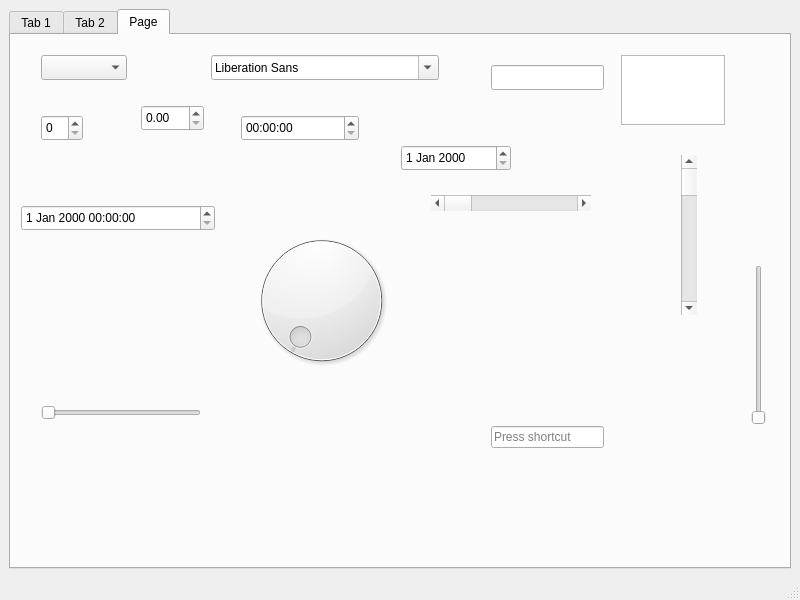
<?xml version="1.0" encoding="UTF-8"?>
<ui version="4.0">
 <class>MainWindow</class>
 <widget class="QMainWindow" name="MainWindow">
  <property name="geometry">
   <rect>
    <x>0</x>
    <y>0</y>
    <width>800</width>
    <height>600</height>
   </rect>
  </property>
  <property name="windowTitle">
   <string>MainWindow</string>
  </property>
  <widget class="QWidget" name="centralwidget">
   <layout class="QHBoxLayout" name="horizontalLayout">
    <item>
     <widget class="QTabWidget" name="ItemViews">
      <property name="currentIndex">
       <number>2</number>
      </property>
      <widget class="QWidget" name="tab">
       <attribute name="title">
        <string>Tab 1</string>
       </attribute>
       <layout class="QHBoxLayout" name="horizontalLayout_2">
        <item>
         <widget class="QColumnView" name="columnView"/>
        </item>
        <item>
         <widget class="QUndoView" name="undoView"/>
        </item>
        <item>
         <widget class="QTableView" name="tableView"/>
        </item>
        <item>
         <widget class="QListView" name="listView"/>
        </item>
        <item>
         <widget class="QTreeView" name="treeView"/>
        </item>
       </layout>
      </widget>
      <widget class="QWidget" name="tab_2">
       <attribute name="title">
        <string>Tab 2</string>
       </attribute>
       <layout class="QVBoxLayout" name="verticalLayout_2">
        <item>
         <widget class="QPushButton" name="pushButton">
          <property name="text">
           <string>PushButton</string>
          </property>
         </widget>
        </item>
        <item>
         <widget class="QToolButton" name="toolButton">
          <property name="text">
           <string>...</string>
          </property>
         </widget>
        </item>
        <item>
         <widget class="QRadioButton" name="radioButton">
          <property name="text">
           <string>RadioButton</string>
          </property>
         </widget>
        </item>
        <item>
         <widget class="QDialogButtonBox" name="buttonBox">
          <property name="standardButtons">
           <set>QDialogButtonBox::Cancel|QDialogButtonBox::Ok</set>
          </property>
         </widget>
        </item>
        <item>
         <widget class="QCheckBox" name="checkBox">
          <property name="text">
           <string>CheckBox</string>
          </property>
         </widget>
        </item>
        <item>
         <widget class="QCommandLinkButton" name="commandLinkButton">
          <property name="text">
           <string>CommandLinkButton</string>
          </property>
         </widget>
        </item>
       </layout>
      </widget>
      <widget class="QWidget" name="tab_3">
       <attribute name="title">
        <string>Page</string>
       </attribute>
       <widget class="QComboBox" name="comboBox">
        <property name="geometry">
         <rect>
          <x>30</x>
          <y>20</y>
          <width>86</width>
          <height>25</height>
         </rect>
        </property>
       </widget>
       <widget class="QFontComboBox" name="fontComboBox">
        <property name="geometry">
         <rect>
          <x>200</x>
          <y>20</y>
          <width>228</width>
          <height>25</height>
         </rect>
        </property>
       </widget>
       <widget class="QLineEdit" name="lineEdit">
        <property name="geometry">
         <rect>
          <x>480</x>
          <y>30</y>
          <width>113</width>
          <height>25</height>
         </rect>
        </property>
       </widget>
       <widget class="QPlainTextEdit" name="plainTextEdit">
        <property name="geometry">
         <rect>
          <x>610</x>
          <y>20</y>
          <width>104</width>
          <height>70</height>
         </rect>
        </property>
       </widget>
       <widget class="QSpinBox" name="spinBox">
        <property name="geometry">
         <rect>
          <x>30</x>
          <y>80</y>
          <width>42</width>
          <height>26</height>
         </rect>
        </property>
       </widget>
       <widget class="QDoubleSpinBox" name="doubleSpinBox">
        <property name="geometry">
         <rect>
          <x>130</x>
          <y>70</y>
          <width>63</width>
          <height>26</height>
         </rect>
        </property>
       </widget>
       <widget class="QTimeEdit" name="timeEdit">
        <property name="geometry">
         <rect>
          <x>230</x>
          <y>80</y>
          <width>118</width>
          <height>26</height>
         </rect>
        </property>
       </widget>
       <widget class="QDateEdit" name="dateEdit">
        <property name="geometry">
         <rect>
          <x>390</x>
          <y>110</y>
          <width>110</width>
          <height>26</height>
         </rect>
        </property>
       </widget>
       <widget class="QDateTimeEdit" name="dateTimeEdit">
        <property name="geometry">
         <rect>
          <x>10</x>
          <y>170</y>
          <width>194</width>
          <height>26</height>
         </rect>
        </property>
       </widget>
       <widget class="QDial" name="dial">
        <property name="geometry">
         <rect>
          <x>220</x>
          <y>190</y>
          <width>181</width>
          <height>151</height>
         </rect>
        </property>
       </widget>
       <widget class="QScrollBar" name="horizontalScrollBar">
        <property name="geometry">
         <rect>
          <x>420</x>
          <y>160</y>
          <width>160</width>
          <height>16</height>
         </rect>
        </property>
        <property name="orientation">
         <enum>Qt::Horizontal</enum>
        </property>
       </widget>
       <widget class="QScrollBar" name="verticalScrollBar">
        <property name="geometry">
         <rect>
          <x>670</x>
          <y>120</y>
          <width>16</width>
          <height>160</height>
         </rect>
        </property>
        <property name="orientation">
         <enum>Qt::Vertical</enum>
        </property>
       </widget>
       <widget class="QSlider" name="horizontalSlider">
        <property name="geometry">
         <rect>
          <x>30</x>
          <y>370</y>
          <width>160</width>
          <height>16</height>
         </rect>
        </property>
        <property name="orientation">
         <enum>Qt::Horizontal</enum>
        </property>
       </widget>
       <widget class="QSlider" name="verticalSlider">
        <property name="geometry">
         <rect>
          <x>740</x>
          <y>230</y>
          <width>16</width>
          <height>160</height>
         </rect>
        </property>
        <property name="orientation">
         <enum>Qt::Vertical</enum>
        </property>
       </widget>
       <widget class="QKeySequenceEdit" name="keySequenceEdit">
        <property name="geometry">
         <rect>
          <x>480</x>
          <y>390</y>
          <width>113</width>
          <height>25</height>
         </rect>
        </property>
       </widget>
      </widget>
     </widget>
    </item>
   </layout>
  </widget>
  <widget class="QMenuBar" name="menubar">
   <property name="geometry">
    <rect>
     <x>0</x>
     <y>0</y>
     <width>800</width>
     <height>22</height>
    </rect>
   </property>
  </widget>
  <widget class="QStatusBar" name="statusbar"/>
 </widget>
 <resources/>
 <connections/>
</ui>
